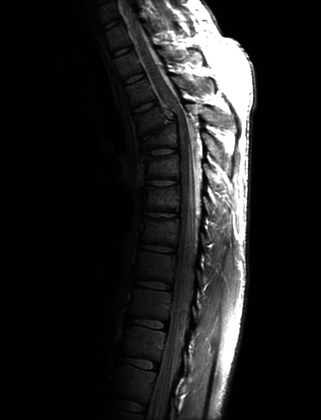
%> input picture DigitalImageProcessing/HW1/Fig0308.tif, 321 x 420 px, shrunk from 746 x 976 before the run
$ octave hist_eq.m   (GNU Octave 9; MATLAB toolbox functions it lacks are replaced by stand-ins)
%> lines starting %> are read from the running program, lines starting %| are printed output that depends on the picture
close all;clear all;clc;
I=imread('Fig0308.tif');
%> I is the input picture: size 420x321 uint8; min 0, max 255, mean 32.6
[m,n]=size(I);
%> m = 420; n = 321
% J=histeq(I);
A=zeros(1,256);
for i = 1:256
    A(i)=sum(sum(I == (i-1))); % eliminate zeros
end
%> after the loop, A = 256 values, max 74861 at index 2, min 32 at index 229, mean 526.6
A=double(A);
A=A./(m*n); % normalization
%> A = 256 values, max 0.555 at index 2, min 0.000237 at index 229, mean 0.00391
cumulation=zeros(1,256);
for i = 1:256
    for j = 1:i
        cumulation(i)=cumulation(i)+A(j);
    end
end
%> after the loop, cumulation = 256 values from 0.0183 to 1
newI=zeros(m,n);
for i = 1:m
    for j = 1:n
        newI(i,j)=uint8(cumulation(I(i,j)+1)*255);
    end
end
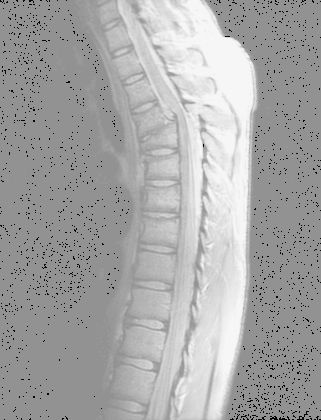
%> newI: size 420x321 double; min 5, max 246, mean 166.8
newA=zeros(1,256);
for i = 1:256
    newA(i)=sum(sum(newI == (i-1))); % eliminate zeros
end
%> after the loop, newA = 256 values, max 74861 at index 147, min 0 at index 1, mean 526.6
figure,
subplot(121),imshow(uint8(I));
title('原图')
subplot(122),imshow(uint8(newI));
title('均衡化后')
figure,
% subplot(121),imhist(I,64);
subplot(121),bar(0:255,uint32(A*255));
title('原图像直方图');
% subplot(122),imhist(newI,64);
subplot(122),bar(0:255,uint32(newA));
title('均衡化后的直方图');
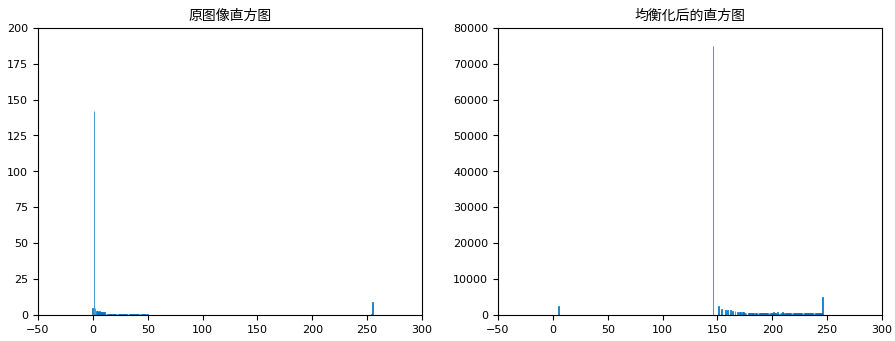
%> figure redrawn from the program's plot data, 2 panels; panel 1: tallest bar 142 high, from x = 0.6 to 1.4; panel 2: tallest bar 74861 high, from x = 145.6 to 146.4
